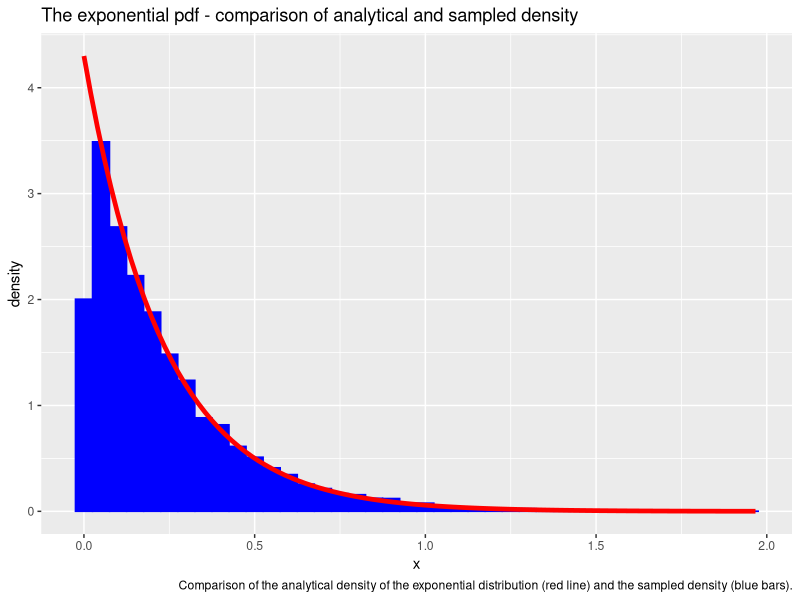
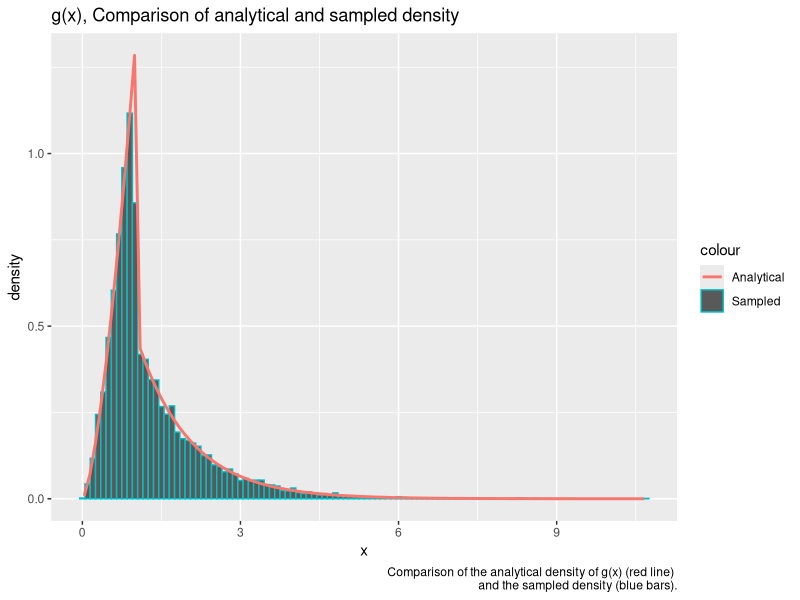
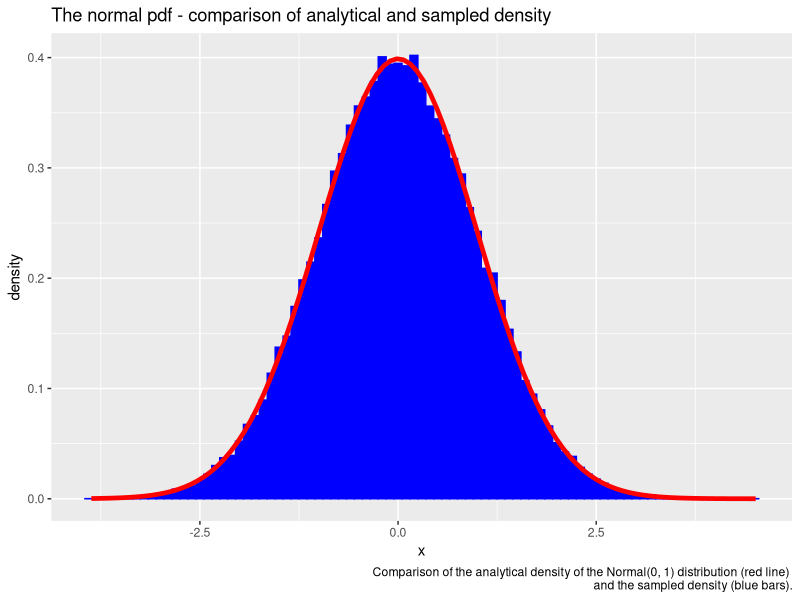
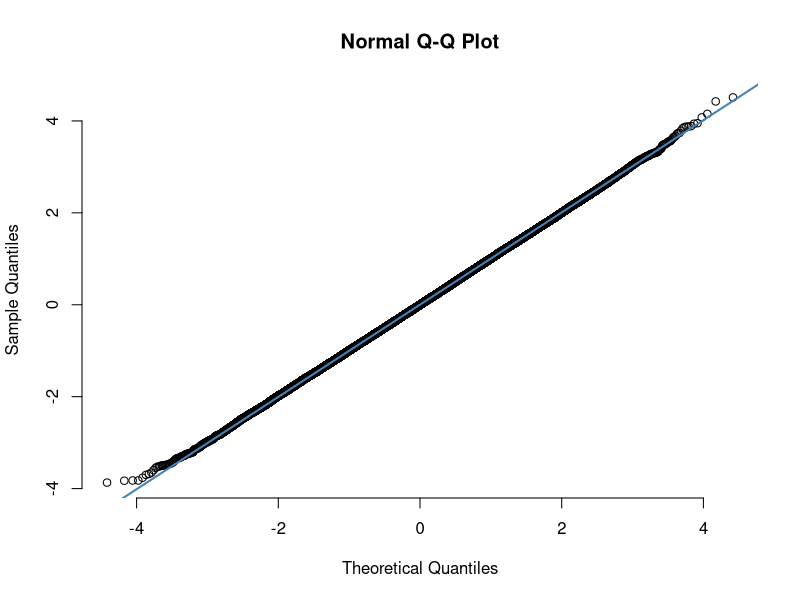
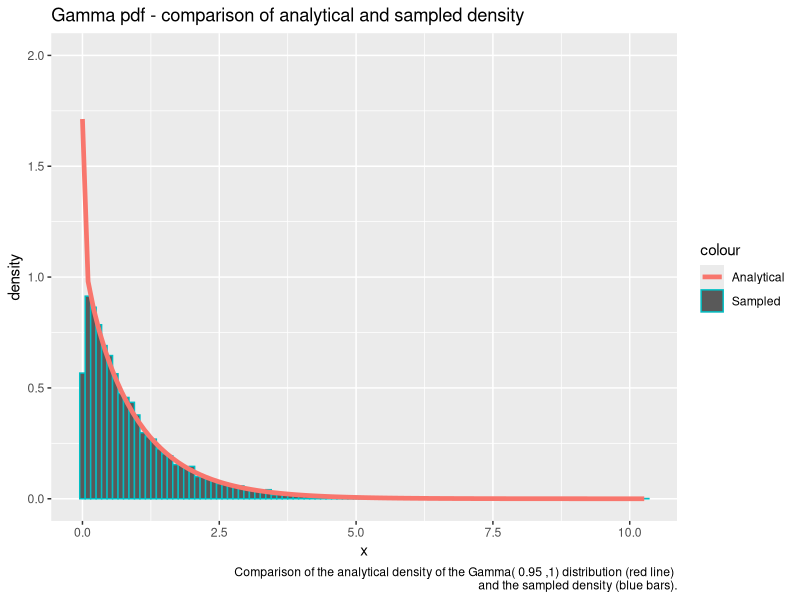
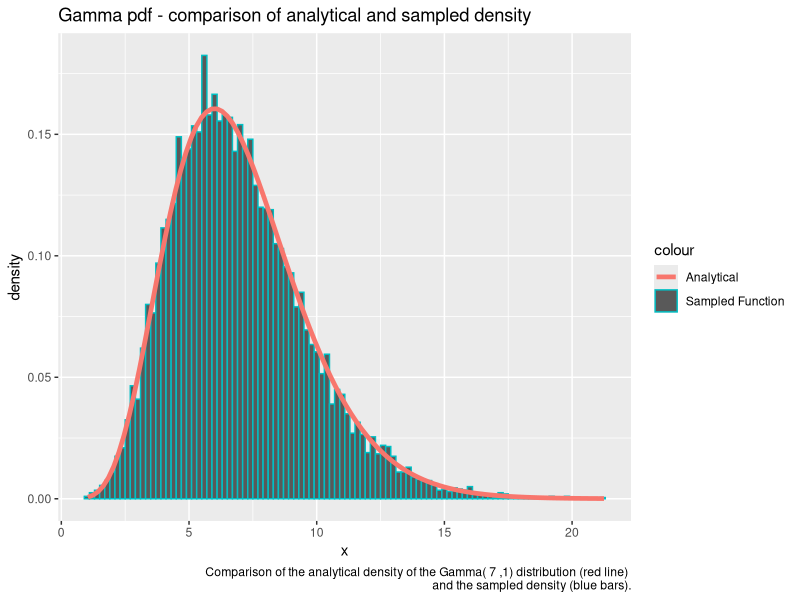
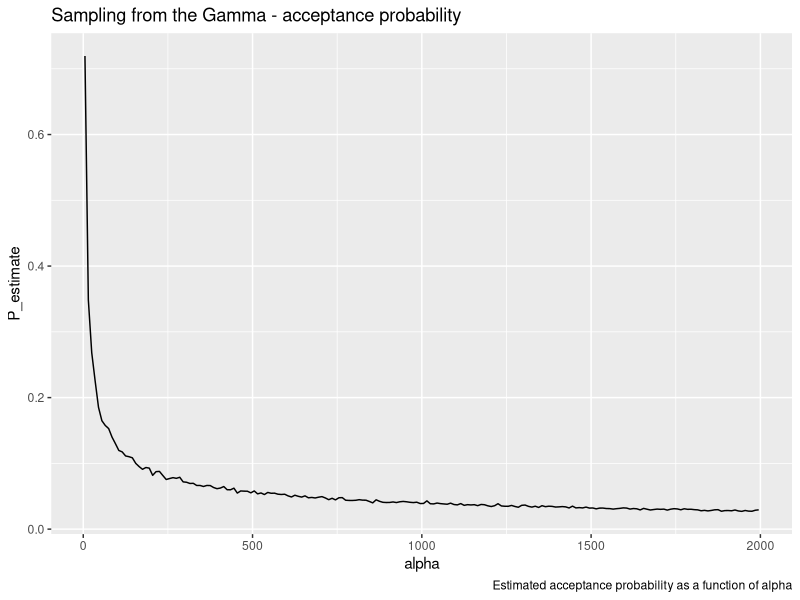
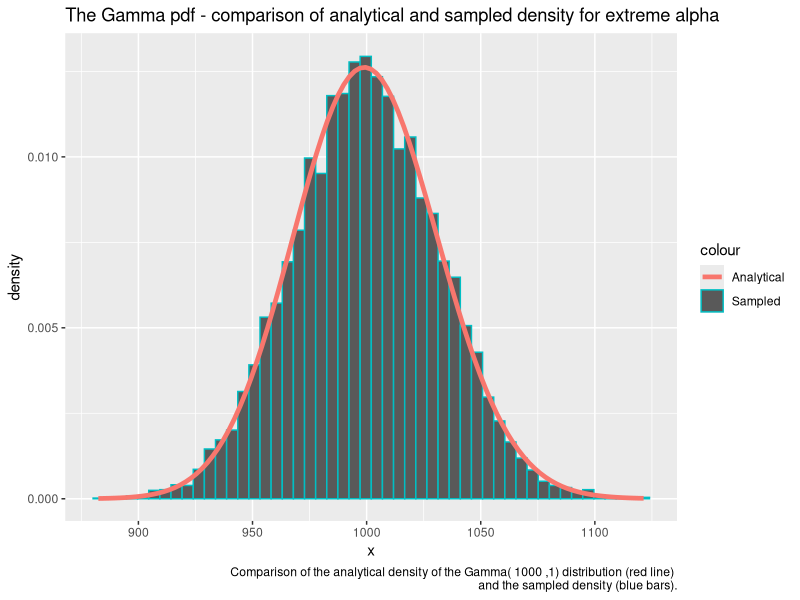

The R source for these figures, in order:
## ---- chunk 1
library(formatR)
showsol <- FALSE
library(knitr)
opts_chunk$set(tidy.opts = list(width.cutoff = 68), tidy = TRUE, warning = FALSE, error = FALSE, message = FALSE, echo = TRUE)
## ---- chunk 2
library(ggplot2)
exponential<- function(lambda, n=1){
  u = runif(n)
  x = -1/lambda*log(u)
  return(x)
}
## ---- chunk 3
n = 10000
lambda = 4.300
x = exponential(lambda,n)
cat('Theoretical mean: ', 1/lambda,' Computed mean: ', mean(x),'\n')
cat('Theoretical variance: ', 1/lambda^2, ' Computed variance: ', var(x))
## ---- chunk 4
y = rexp(n, lambda)
rfunc = data.frame(value = y)
ourfunc = data.frame(value = x)
rfunc$type = 'R function'
ourfunc$type = 'Our function'
df = rbind(rfunc,ourfunc)
#ggplot(df, aes(value, fill = type)) + 
#   geom_histogram(alpha = 0.5, aes(y = ..density..), binwidth = 0.05, position = 'identity') + ggtitle("Our function vs. R function densities")
df2 <- data.frame(theo=seq(0,max(x),length.out=n), value=x)

ggplot(df2, aes(x = value)) + geom_histogram(aes(y = ..density..), binwidth=0.05, fill = 'blue', color = 'blue') + stat_function(fun=dexp,geom = "line",size=1.6,col="red",args = (mean=lambda)) + ggtitle("The exponential pdf - comparison of analytical and sampled density") + labs(x='x', y='density', caption='Comparison of the analytical density of the exponential distribution (red line) and the sampled density (blue bars).')
## ---- chunk 5
g = function(x, alpha){
  c = alpha*exp(1)/(alpha+exp(1))
  result = vector(length = length(x))
  result[x<1.] = sapply(x[x<1.], function(x) c*x^(alpha - 1))
  result[x>=1.] = sapply(x[x>=1.], function(x) c*exp(-x))
  return(as.double(result))
}

G_inv = function(n, alpha){
  c = alpha*exp(1)/(alpha+exp(1))
  u = runif(n)
  result = vector(length = n)
  result[u < c/alpha] = (alpha/c * u[u < c/alpha])^(1/alpha)
  result[u >= c/alpha] = -log(1/alpha + exp(-1) - u[u >= c/alpha]/c)
  return(result)
}

alpha = 2.5
n = 10000
xsamples = G_inv(n, alpha)
c = alpha*exp(1)/(alpha+exp(1))
mean = c/(alpha+1) + 2*c/exp(1)
cat('Theoretical mean: ', mean, ' Sampled mean: ', mean(xsamples))
## ---- chunk 6
variance = c/(alpha+2)+5*c/exp(1) - mean^2
cat('Theoretical variance: ', variance, ' Sampled variance: ', var(xsamples))
## ---- chunk 7
df2 <- data.frame(theo=seq(0,max(xsamples),length.out=n), value=xsamples)
ggplot(df2, aes(x = value)) + geom_histogram(aes(y = ..density.., color='Sampled'), binwidth=0.1) + stat_function(fun=g,geom = "line",size=1., args = (mean=alpha), alpha=1., aes(color="Analytical")) + ggtitle("g(x), Comparison of analytical and sampled density") + labs(x='x', y='density', caption=paste('Comparison of the analytical density of g(x) (red line) \n and the sampled density (blue bars).'))
## ---- chunk 8
normal <- function(n){
  x_1 <- runif(n/2)
  x_2 <- exponential(1/2, n/2)
  y_1 <- sqrt(x_2)*cos(2*pi*x_1)
  y_2 <- sqrt(x_2)*sin(2*pi*x_1)
  y <- c(y_1,y_2)
  return(y)
}
## ---- chunk 9
n = 100000
x <- normal(n)
cat('Theoretical mean: ', 0,' Computed mean: ', mean(x),'\n')
cat('Theoretical variance: ', 1, ' Computed variance: ', var(x))
## ---- chunk 10
df2 <- data.frame(theo=seq(0,max(x),length.out=n), value=x)
ggplot(df2, aes(x = value)) + geom_histogram(aes(y = ..density..), binwidth=0.1, col = 'blue', fill = 'blue') + stat_function(fun=dnorm,geom = "line",size=1.6,col="red",args = list(mean=0, sd = 1)) + ggtitle("The normal pdf - comparison of analytical and sampled density") + labs(x='x', y='density', caption=paste('Comparison of the analytical density of the Normal(0, 1) distribution (red line) \n and the sampled density (blue bars).'))

qqnorm(x, pch = 1, frame = FALSE)
qqline(x, col = "steelblue", lwd = 2)
## ---- chunk 11
normal_d <- function(d, mu, sigma){
  x <- normal(d)
  y <- mu + t(chol(sigma))%*%x
  return(y)
}
## ---- chunk 12
d = 2
n = 100000
mu = c(1,2)
sigma = matrix(c(2.5,3,3,10),ncol=2,nrow=2)
sample = matrix(NA, ncol = d, nrow = n)
for (i in 1:n){
  sample[i,] <- normal_d(d,mu,sigma)
}
average = apply(sample, 2,mean)
cat('Mean vector: \n')
average
covmat = cov(sample)
cat('Covariance matrix: \n')
covmat
## ---- chunk 13
library(nortest)
ad.test(sample[,1])
ad.test(sample[,2])
## ---- chunk 14
small_gamma = function(alpha, n=1){
  result = vector()
  iter = 0
  sampled = 0
  c = 1/(gamma(alpha)) * (1/alpha + exp(-1))
  
  while(sampled < n){

    #sample from g(x)
    uniform2 = runif(n)
    x = G_inv(n, alpha)
    #compute the acceptance probabilites
    probs = dgamma(x, alpha, rate=1) / (c * as.double(g(x, alpha)))
    #append samples where u < f(x) / c g(x)
    result = append(result, x[uniform2 <= probs])
    #increase counters
    sampled = sampled + sum(uniform2 <= probs)
    iter = iter + n
  }
  
  iter = iter - length(result) + n
  
  return(list(samples = result[seq(1:n)], iter = iter))
}
## ---- chunk 15
alpha = 0.95
G1 <- small_gamma(alpha, 10000)
df12 = data.frame(G1)

cat('Theoretical mean: ', alpha,' Computed mean: ', mean(G1$samples),'\n')
cat('Theoretical variance: ', alpha, ' Computed variance: ', var(G1$samples))
## ---- chunk 16
ggplot(data=df12, aes(x=samples)) + geom_histogram(data=df12, aes(x=samples, y=..density.., color="Sampled"), binwidth=0.1) +  stat_function(fun=dgamma, geom = "line",size=1.6, args = list(shape=alpha, rate=1), aes(x=samples, color = "Analytical")) + ggtitle("Gamma pdf - comparison of analytical and sampled density") + ylim(0. ,2.0) + labs(x='x', y='density', caption=paste('Comparison of the analytical density of the Gamma(', alpha, ',1) distribution (red line) \n and the sampled density (blue bars).'))

## ---- chunk 17
large_gamma <- function(alpha, n=1){
  #log transformations of a and b+
  loga = 1/2 * (alpha - 1) * (log(alpha - 1) - 1)
  logb = 1/2 * (alpha + 1) * (log(alpha + 1) - 1)
  result = vector(mode="numeric")
  
  i = 0
  iter = 0
  while (i < n){
    iter = iter + 1 
    log_x_1 = loga + log(runif(1))
    log_x_2 = logb + log(runif(1))
    #equivalent condition of (x_1, x_2) in C_f
    if (2*log_x_1 <= (alpha - 1)*(log_x_2 - log_x_1) - exp(log_x_2 - log_x_1)){
      result = append(result, exp(log_x_2 - log_x_1))
      i = i + 1
    }
    else{}
  }
  list(samples = result, iter = iter)
}
## ---- chunk 18
alpha = 7.
G2 = large_gamma(alpha, 10000)
cat('Theoretical mean: ', alpha,' Computed mean: ', mean(G2$samples),'\n')
cat('Theoretical variance: ', alpha, ' Computed variance: ', var(G2$samples))
## ---- chunk 19
df16 = data.frame(data=G2)

ggplot(df16, aes(x=data.samples)) + geom_histogram(data=df16, aes(x = data.samples, y=..density.., color="Sampled Function"), binwidth=0.2) + stat_function(fun=dgamma,geom = "line",size=1.6,aes(color='Analytical'),args = list(shape=alpha, rate = 1)) + ggtitle("Gamma pdf - comparison of analytical and sampled density") + labs(x='x', y='density', caption=paste('Comparison of the analytical density of the Gamma(', alpha, ',1) distribution (red line) \n and the sampled density (blue bars).'))
## ---- chunk 20
iterations = c()

for (alpha in seq(2, 2000, 10)){
  #Sample 1000 gamma variables for a particular alpha
  G = large_gamma(alpha, 1000)
  #Iter is here the average over all 1000 samples
  iterations = append(iterations, G$iter)
}

df15 = data.frame(alpha = seq(5, 2000, 10), P_estimate = 1000/iterations)

ggplot(df15, aes(x = alpha, y = P_estimate)) + geom_line() + ggtitle("Sampling from the Gamma - acceptance probability") + labs(caption='Estimated acceptance probability as a function of alpha')
## ---- chunk 21
gamma2 = function(alpha, beta=1, n  = 1){
  if (alpha == 1.0){
    return(list(samples = exponential(beta, n), iter = n))
  }
  else if (alpha <= 1){
    G = small_gamma(alpha, n)
    G$samples = G$samples / beta
    return(G)
  }
  else if (alpha > 1){
    G = large_gamma(alpha, n)
    G$samples = G$samples / beta
    return(G)
  }
}

alpha = 1000
beta = 1

G = gamma2(alpha, beta, 10000)
df17 <- data.frame(G)

histo = hist(G$samples, plot=F)
ggplot(df17, aes(x = samples)) + geom_histogram(aes(y = ..density.., color='Sampled'), bins=50) + stat_function(fun=dgamma,geom = "line",size=1.6,aes(color='Analytical'),args = list(shape=alpha, rate=beta)) + ggtitle("The Gamma pdf - comparison of analytical and sampled density for extreme alpha") + ylim(0, 1.1*max(histo$density)) + labs(x='x', y='density', caption=paste('Comparison of the analytical density of the Gamma(', alpha, ',1) distribution (red line) \n and the sampled density (blue bars).'))
## ---- chunk 22
library(MCMCpack)
get_gamma_samples <- function(alpha){
  return(gamma2(alpha)$samples)
}

dirichlet <- function(alpha){
  z<- sapply(alpha,get_gamma_samples)
  x <- z/sum(z)
  return(x)
}
## ---- chunk 23
k = 5
n = 20000
x <- matrix(NA, ncol = k, nrow = n)
alpha <- exponential(1,k)
for (i in 1:n){
  x[i,] <- dirichlet(alpha)
}
cat('Theoretical mean: ', alpha/sum(alpha),'\n','Computed mean: ', apply(x,2,mean),'\n')
cat('Theoretical variance: ', alpha*(sum(alpha)-alpha)/(sum(alpha)^2*(sum(alpha)+1)),'\n', 'Computed variance: ', apply(x,2,var))
## ---- chunk 24
n <- 10000
alpha <- rep(1,k)
x <- matrix(NA, ncol = k, nrow = n)
for (i in 1:n){
  x[i,] <- dirichlet(alpha)
}
y <- as.vector(rdirichlet(n,alpha))
rfunc = data.frame(value = y)
ourfunc = data.frame(value = as.vector(x))
rfunc$type = 'R function'
ourfunc$type = 'Our function'
df = rbind(rfunc,ourfunc)
ggplot(df, aes(value, fill = type)) + 
   geom_histogram(alpha = 0.5, aes(y = ..density..), position = 'identity') + ggtitle('Comparison of Dirichlet samplers') + labs(x='x', y='density', caption=paste('Comparison of the sampled density of x_k\n sampled from our dirichlet sampler (red bars) and the sampler from MCMpack (blue bars)'))
## ---- chunk 25
df2 <- data.frame(theo=seq(0,max(x[,1]),length.out=n), value=x[,1])
ggplot(df2, aes(x = value)) + geom_histogram(aes(y = ..density..), 
      binwidth = 0.005,fill = 'blue', color = 'blue') + stat_function(fun=dbeta,geom = "line",size=1.6,col="red",args = list(shape1=1,shape2=k-1)) + ggtitle("Our function vs. analytical density") + labs(x='x', y='density', caption=paste('Comparison of the sampled density of x_1 sampled from our dirichlet sampler (blue bars) and the Beta distribution (red line)'))
## ---- chunk 26
f <- function(x){
  return((2+x)^125*(1-x)^38*x^34)
}

optimum = optimize(f,c(0,1),maximum = TRUE)

draw_samples <- function(n){
  samples <- rep(NA,n)
  iter = 0
  for (i in 1:n){
    finish = 0
    while(finish ==0){
      iter = iter + 1
      x_sample <- runif(1)
      alpha <- f(x_sample)/optimum$objective
      u = runif(1)
      if (u <=alpha){
        samples[i] <- x_sample
        finish <- 1
      }
    }
  }
  return(list(samples = samples, iterations = iter))
}
## ---- chunk 27
n = 10000
g <- function(x){
  return(f(x)*x)
}
f_density <- function(x){return(f(x)/integrate(f,0,1)$value)}
y <- draw_samples(n)
cat("Computed mean: ", sum(y$samples)/n, '\n')
cat("Theoretical mean: ", integrate(g,0,1)$value/integrate(f,0,1)$value, '\n')
df <- data.frame(theo=seq(0,1,length.out=n), value=y$samples)
ggplot(df, aes(x = value)) + geom_histogram(aes(y = ..density..), binwidth=0.001, col = 'blue', fill = 'blue') + stat_function(fun=f_density,geom = "line",size=1.6,col="red") + ggtitle("Comparison of analytical and sampled density") + xlim(0,1) + geom_segment(x = sum(y$samples)/n, xend = sum(y$samples)/n, y = 0, yend = 100, col = "green", size = 1.2, linetype = "longdash") + labs(x='x', y='density', caption=paste('Comparison of the sampled density of x_k sampled from our dirichlet sampler (red bars) and the sampler from MCMpack (blue bars)'))
## ---- chunk 28
cat("Average random numbers generated: ", y$iterations/n, '\n')
cat("Theoretical expected number: ", optimum$objective/integrate(f,0,1)$value)
## ---- chunk 29
unscaled_posterior_target = function(x){
  return(f_density(x)*dbeta(x, 1, 5))
}

NC_posterior = integrate(unscaled_posterior_target, 0, 1)$value

posterior_target = function(x){
  return(unscaled_posterior_target(x) / NC_posterior) 
}

posterior_target_mean_density = function(x){
  return(x * posterior_target(x))
}

theoretical_mean = integrate(posterior_target_mean_density, 0, 1)$value

weights = posterior_target(y$samples) / f_density(y$samples)
posterior_mean = sum(y$samples*weights) / (n)
cat("IS posterior mean estimate:", posterior_mean, "\n")
cat("Analytical posterior mean:", theoretical_mean)
## ---- chunk 30
unscaled_weights = unscaled_posterior_target(y$samples) / f(y$samples)
posterior_mean_SN = sum(y$samples*unscaled_weights) / (sum(unscaled_weights))

cat("self-normalizing IS posterior mean estimate:", posterior_mean_SN, "\n")
cat("Analytical posterior mean:", theoretical_mean)
## ---- chunk 31
dbeta2 = function(x){
  return(dbeta(x, 1, 5))
}
est = sum(y$samples)/n
cat(paste('Mass left of x =',est,':', integrate(dbeta2, 0, est)$value))
